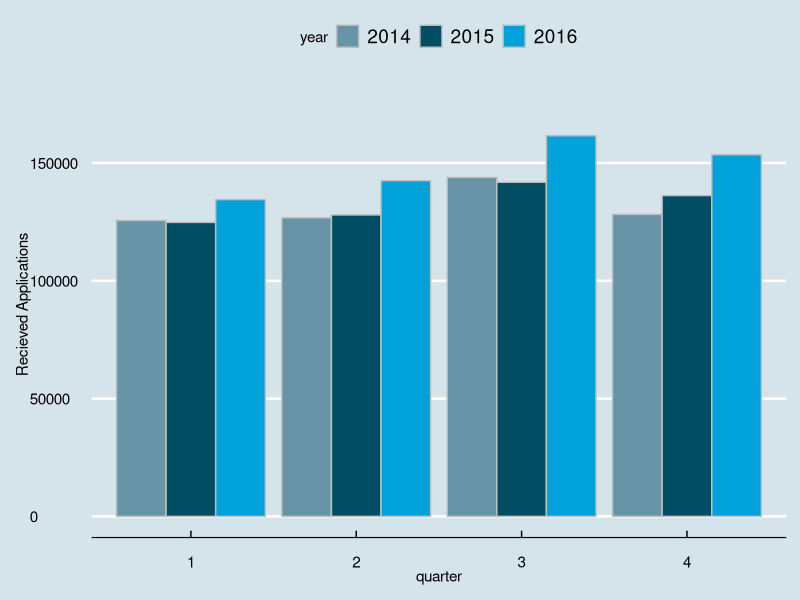
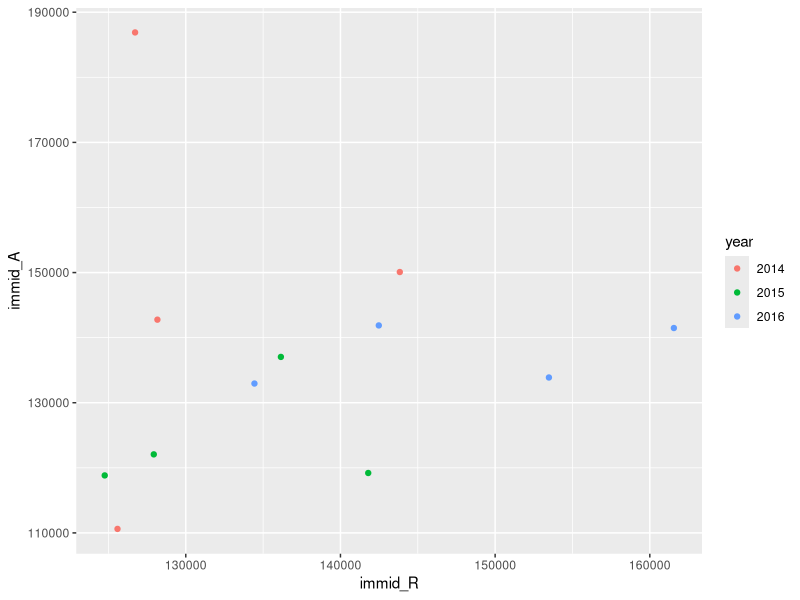

Source code (R) for these figures, in order:
# please not that due to some missing data, d2015.1 is missing a column
# which was fixed manually, however, i dont have time to write the code

library(ggplot2)
library(tidyr)
library(dplyr)
library(ggthemes)

thestepmother <- read.csv('thestepmother.csv',stringsAsFactors = F)

str(thestepmother)

thestepmother[ ,"state"] <- as.factor(thestepmother$state)
thestepmother$year <- as.factor(thestepmother$year)
thestepmother$quarter <- as.factor(thestepmother$quarter)
# 
# just in case. d2015.1 might give a problem
# # Patch 1
# #fixing d2015.1 column immid_1 "," problem
# thestepmother[ ,6]
# thestepmother$immid_R = as.integer(
#     gsub(',','',thestepmother[ ,6], fixed = TRUE))
# write.csv(thestepmother,"thestepmother.csv", row.names = F)

colnames(thestepmother)
str(thestepmother)

data1 <- group_by(thestepmother,year,quarter) %>% 
  summarise_each(funs(sum(.,na.rm = T)),immid_R,immid_A,immid_D,immid_P,
                 other_R,other_A,other_D,other_P)

g <- ggplot(data = data1)

g + geom_bar(aes(x = quarter, y = immid_R, fill = year),
             stat = 'identity', color = 'grey', position = 'dodge')+
  # geom_bar(aes(x = quarter, y = immid_P,fill = year),
  #            stat = 'identity', color = 'grey', position = 'dodge')+
  theme_economist() + scale_fill_economist() + 
  ylab("Recieved Applications") + coord_cartesian(ylim=c(0,180000))

g + geom_point(aes(x = immid_R, y = immid_A,color = year))







# # lets see if i can bucket the approved column
# 
# data("stateMapEnv")
# map('state')
# 
# 
# #load us map data
# all_states <- map_data("state")
# #plot all states with ggplot
# p <- ggplot(data = uscis.2016.4.state)
# p <- p + geom_polygon( data=all_states, 
#                        aes(x=long, y=lat, group = group),
#                        colour="white", fill=uscis.2016.4.state['Immediate.Relative.Petitions.Received'] )
# p
# ggplot()+
#   geom_polygon( data=all_states, 
#                 aes(x=long, y=lat, group = group),
#                 colour="white", fill='blue') +
#   geom_point(data = copy,
#              aes(x = long, 
#                  y = lat))
# 
